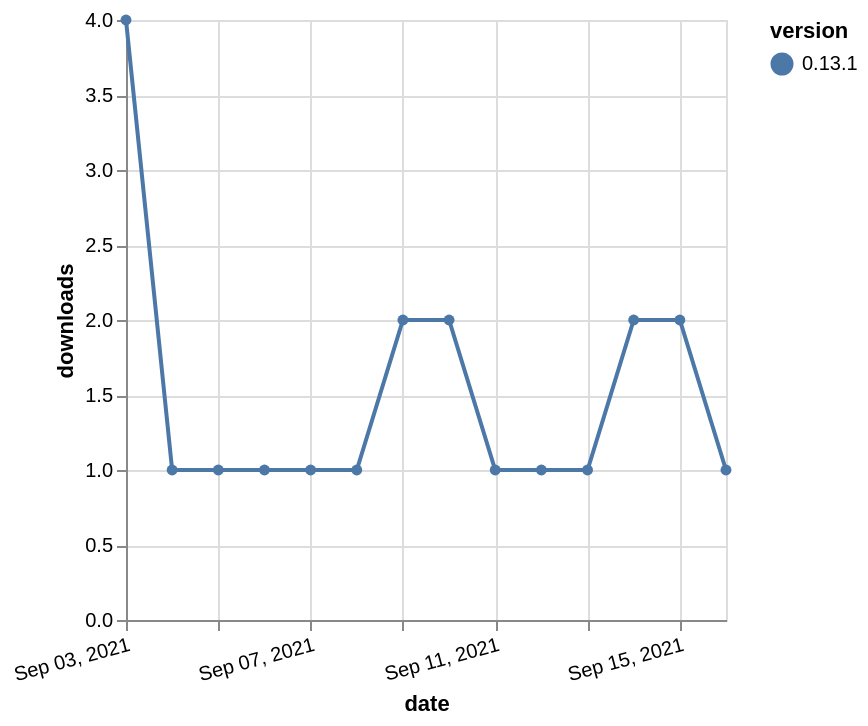

Vega-Lite specification stored for this chart:
### Vega-Lite specification from a JSON file in a GitHub repository (floating-point values rounded to 4 significant figures)
{"$schema": "https://vega.github.io/schema/vega-lite/v5.json", "description": "A simple bar chart with embedded data.", "data": {"values": [{"date": "2021-09-03", "total": 407, "delta": 4, "version": "0.13.1"}, {"date": "2021-09-04", "total": 408, "delta": 1, "version": "0.13.1"}, {"date": "2021-09-05", "total": 409, "delta": 1, "version": "0.13.1"}, {"date": "2021-09-06", "total": 410, "delta": 1, "version": "0.13.1"}, {"date": "2021-09-07", "total": 411, "delta": 1, "version": "0.13.1"}, {"date": "2021-09-08", "total": 412, "delta": 1, "version": "0.13.1"}, {"date": "2021-09-09", "total": 414, "delta": 2, "version": "0.13.1"}, {"date": "2021-09-10", "total": 416, "delta": 2, "version": "0.13.1"}, {"date": "2021-09-11", "total": 417, "delta": 1, "version": "0.13.1"}, {"date": "2021-09-12", "total": 418, "delta": 1, "version": "0.13.1"}, {"date": "2021-09-13", "total": 419, "delta": 1, "version": "0.13.1"}, {"date": "2021-09-14", "total": 421, "delta": 2, "version": "0.13.1"}, {"date": "2021-09-15", "total": 423, "delta": 2, "version": "0.13.1"}, {"date": "2021-09-16", "total": 424, "delta": 1, "version": "0.13.1"}]}, "width": "container", "mark": {"type": "line", "point": {"filled": true}}, "encoding": {"x": {"field": "date", "type": "temporal", "timeUnit": "yearmonthdate", "title": "date", "axis": {"labelAngle": -15}}, "y": {"field": "delta", "type": "quantitative", "title": "downloads"}, "color": {"field": "version", "type": "nominal"}, "tooltip": {"field": "delta"}}}
